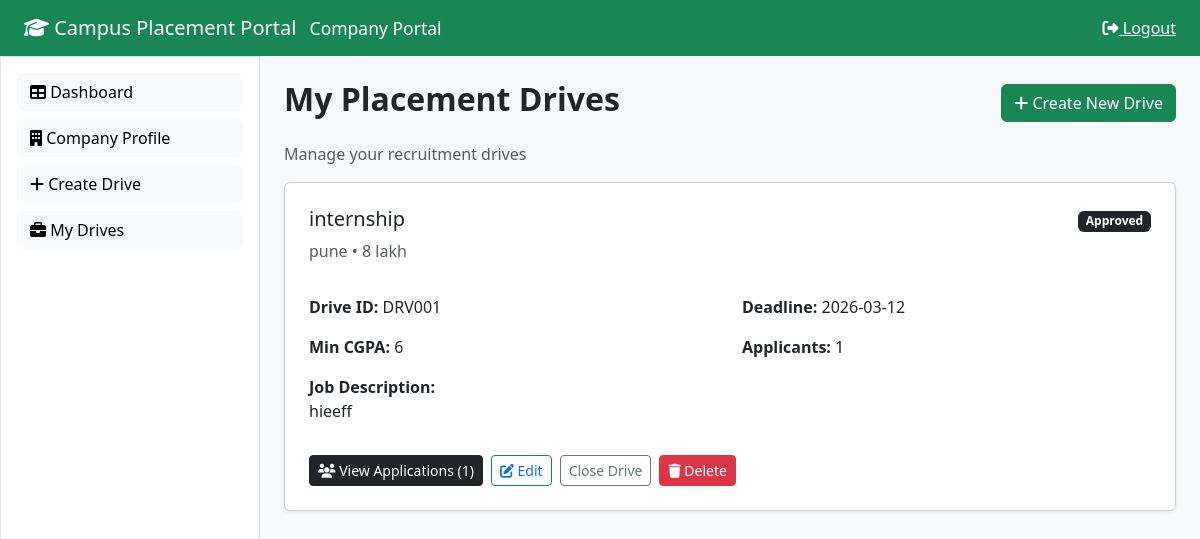
/company/drives (signed in), run on the app's committed database.
### models.py (models this page shows, shortened)
class PlacementDrive(db.Model):
    id = db.Column(db.Integer, primary_key=True)
    company_id = db.Column(
        db.Integer,
        db.ForeignKey('user.id', ondelete="CASCADE"),
        nullable=False
    )
    job_title = db.Column(db.String(150), nullable=False)
    job_description = db.Column(db.Text, nullable=False)
    eligibility = db.Column(db.String(200), nullable=False)
    min_cgpa = db.Column(db.String(10))
    salary = db.Column(db.String(50))
    location = db.Column(db.String(100))
    deadline = db.Column(db.Date, nullable=False)
    status = db.Column(db.String(20), default='Pending')
    applications = db.relationship(
        'Application',
        backref='drive',
        lazy=True,
        cascade="all, delete-orphan"
    )

### routes.py (the view)
    @app.route('/company/drives')
    @login_required
    def company_drives():
        drives = PlacementDrive.query.filter_by(company_id=current_user.id).all()
        return render_template('company_drive.html', drives=drives)

### routes.py (called while the page is built)
@login_manager.user_loader
def load_user(user_id):
    return User.query.get(int(user_id))

### templates/company_drive.html
{% extends "company_layout.html" %}
{% block company_content %}
<div class="d-flex justify-content-between align-items-center mb-3">
<h2 class="fw-bold">My Placement Drives</h2>
<a href="{{ url_for('create_drive') }}" class="btn btn-success">
<i class="fa fa-plus"></i> Create New Drive
</a>
</div>
<p class="text-muted">Manage your recruitment drives</p>
{% for d in drives %}
<div class="card p-4 shadow-sm mb-3">
<div class="d-flex justify-content-between">
<div>
<h5>{{ d.job_title }}</h5>
<p class="text-muted">
{{ d.location }} • {{ d.salary }}
</p>
</div>
<div>
{% if d.status == "Approved" %}
<span class="badge bg-dark">Approved</span>
{% elif d.status == "Pending" %}
<span class="badge bg-warning text-dark">Pending</span>
{% else %}
<span class="badge bg-secondary">Closed</span>
{% endif %}
</div>
</div>
<div class="row mt-3">
<div class="col-md-6">
<p><b>Drive ID:</b> DRV{{ "%03d"|format(d.id) }}</p>
<p><b>Min CGPA:</b> {{ d.min_cgpa }}</p>
<p><b>Job Description:</b><br>
{{ d.job_description }}
</p>
</div>
<div class="col-md-6">
<p><b>Deadline:</b> {{ d.deadline }}</p>
<p><b>Applicants:</b> {{ d.applications|length }}</p>
</div>
</div>
<div class="mt-3 d-flex gap-2">
<a href="{{ url_for('drive_applications', drive_id=d.id) }}"
class="btn btn-dark btn-sm">
<i class="fa fa-users"></i>
View Applications ({{ d.applications|length }})
</a>
{% if d.status != "Closed" %}
<a href="{{ url_for('edit_drive', id=d.id) }}"
class="btn btn-outline-primary btn-sm">
<i class="fa fa-edit"></i> Edit
</a>
{% endif %}
{% if d.status == "Approved" %}
<a href="{{ url_for('close_drive', id=d.id) }}"
class="btn btn-outline-secondary btn-sm">
Close Drive
</a>
{% elif d.status == "Closed" %}
<a href="{{ url_for('reopen_drive', id=d.id) }}"
class="btn btn-success btn-sm">
Reopen Drive
</a>
{% endif %}
<a href="{{ url_for('delete_drive', id=d.id) }}"
class="btn btn-danger btn-sm">
<i class="fa fa-trash"></i> Delete
</a>
</div>
</div>
{% endfor %}
{% endblock %}

### static/css/style.css (style rules this page uses)
* { margin:0; padding:0; box-sizing:border-box; }
body { font-family:'Poppins',sans-serif; min-height:100vh; background:url("/static/images/bg.png") no-repeat center center fixed; background-size:cover; color:#111827; }
.badge { padding:6px 12px; font-size:12px; border-radius:20px; }
.btn { border-radius:8px; font-weight:500; }
.card { border:none; border-radius:12px; transition:all 0.2s ease; }

### data on the page
PlacementDrive: job_title "internship", location "pune", salary "8 lakh", status "Approved", id "001", min_cgpa "6", job_description "hieeff", deadline "2026-03-12", applications|length "1"
